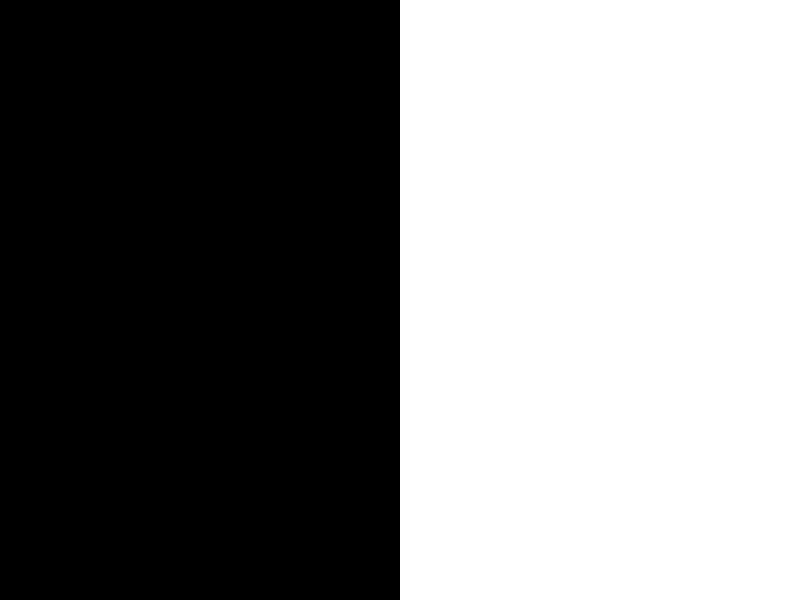
Frame 1 (no input)
Frame 60 (the mouse pressed at the canvas centre just before this capture): identical to frame 1, image omitted
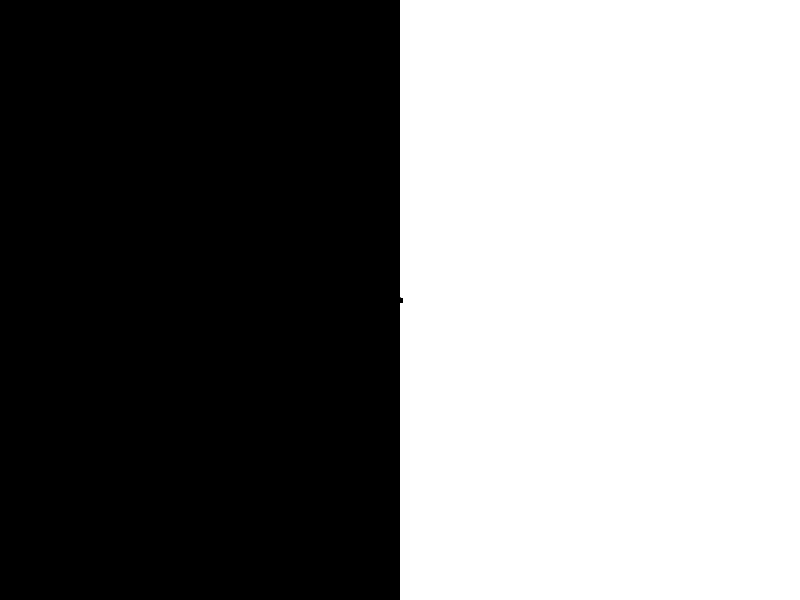
Frame 120 (the mouse held since frame 60 and released just before this capture)

The Processing sketch that drew these frames (run headless with seeded random() and noise(); from frame 60 on, the mouse is pressed at the canvas centre):

// Processing sketch: MirrorDraw
// ── MirrorDraw.pde
// MirrorDraw

float mX, mY, pmX, pmY, distance, previousD;


void setup()
{
  size(800, 600);
  splitScreen();
}

void draw()
{
  if (mousePressed)
  {
    if (mouseX >= width/2)
    {
      stroke(0);
      strokeWeight(5);
      line(mouseX, mouseY, pmouseX, pmouseY);
      /*mX = map(mouseX, width/2, width, 0, width/2);
      pmX = map(pmouseX, width/2, width, 0, width/2);
      stroke(255);
      pushMatrix();
      translate(width/2, 0);
      line(-mX, mouseY, -pmX, pmouseY);
      popMatrix();*/
    } else
    {
      stroke(255);
      strokeWeight(5);
      line(mouseX, mouseY, pmouseX, pmouseY);
      mX = map(mouseX, width/2, width, 0, width/2);
      pmX = map(pmouseX, width/2, width, 0, width/2);
      stroke(0);
      pushMatrix();
      translate(width/2, 0);
      line(-mX, mouseY, -pmX, pmouseY);
      popMatrix();
    }
  }

  println("Distance = " + distance);
}

void splitScreen()
{
  fill(0);
  noStroke();
  rect(0, 0, width/2, height);

  fill(255);
  rect(width/2, 0, width, height);
}

void keyPressed()
{
  if (key == ' ')
  {
    splitScreen();
  }
}
